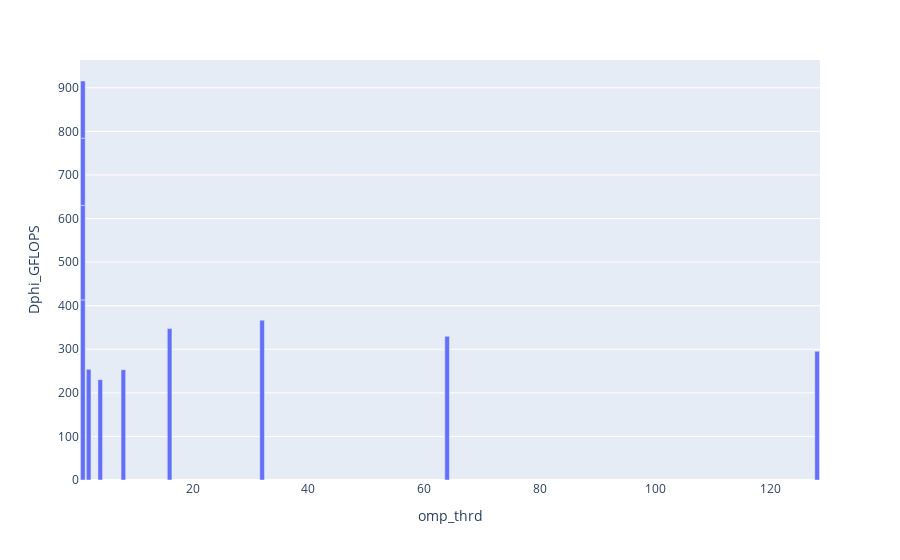

The notebook cell saved with this chart:
### Code cell
px.bar(df_numa_test,x='omp_thrd', y='Dphi_GFLOPS')

### Figure 1 — Plotly figure (JSON) as saved in the notebook; plotly's stock layout.template omitted (floating-point values rounded to 4 significant figures)
{"data": [{"alignmentgroup": "True", "hovertemplate": "omp_thrd=%{x}<br>Dphi_GFLOPS=%{y}<extra></extra>", "legendgroup": "", "marker": {"color": "#636efa", "pattern": {"shape": ""}}, "name": "", "offsetgroup": "", "orientation": "v", "showlegend": false, "textposition": "auto", "type": "bar", "x": [1, 1, 1, 1, 2, 4, 8, 16, 32, 64, 128], "xaxis": "x", "y": [413.3, 217.0, 154.0, 131.2, 254.1, 230.4, 253.0, 347.4, 366.7, 329.7, 295.4], "yaxis": "y"}], "layout": {"barmode": "relative", "legend": {"tracegroupgap": 0}, "margin": {"t": 60}, "xaxis": {"anchor": "y", "domain": [0, 1], "title": {"text": "omp_thrd"}}, "yaxis": {"anchor": "x", "domain": [0, 1], "title": {"text": "Dphi_GFLOPS"}}}}
